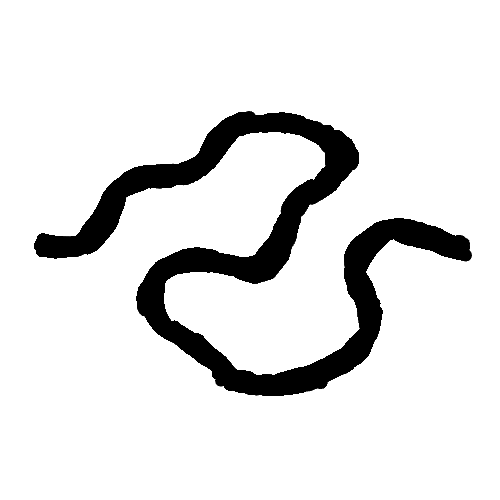
#> input picture ans/38ans.png, 500 x 500 px; the run also reads 1 picture not shown here
$ python score.py
#> lines starting #> are read from the running program, lines starting #| are printed output that depends on the picture; after the words box and inside, x2 and y2 are one past the last pixel; in counts of white or black regions, pixels touching at a corner belong together
#> in Score_calculation, image_ans is the input picture: shape (500, 500, 3); min 0, max 255, mean 227.8
from PIL import Image
import cv2
import numpy as np

width = 12  #可容許誤差寬度

def rgba_to_rgb(image_path, background_color=(255, 255, 255)):
    # 讀取圖片
#> called with image_path = 'uploaded_image.png', background_color = (255, 255, 255)
    img = cv2.imread(image_path, cv2.IMREAD_UNCHANGED)
    # 建立一張白色底的圖片，與原圖尺寸相同
    new_img = np.full((img.shape[0], img.shape[1], 3), background_color, dtype=np.uint8)
    # 將原圖的 RGB 通道與 Alpha 通道合併到新圖上
    alpha = img[:, :, 3]
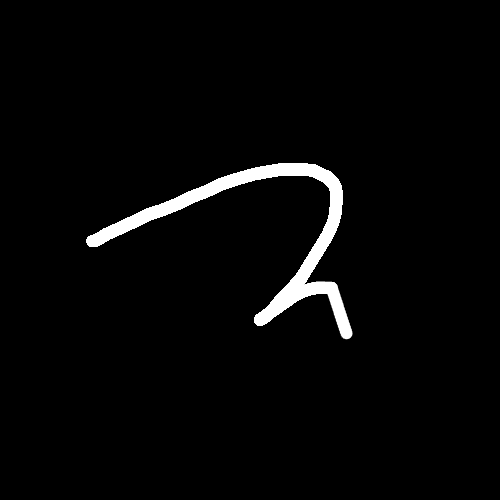
#> alpha: shape (500, 500); min 0, max 255, mean 6.9
    for c in range(3):
        new_img[:, :, c] = (1.0 - alpha / 255.0) * background_color[c] + (alpha / 255.0) * img[:, :, c]
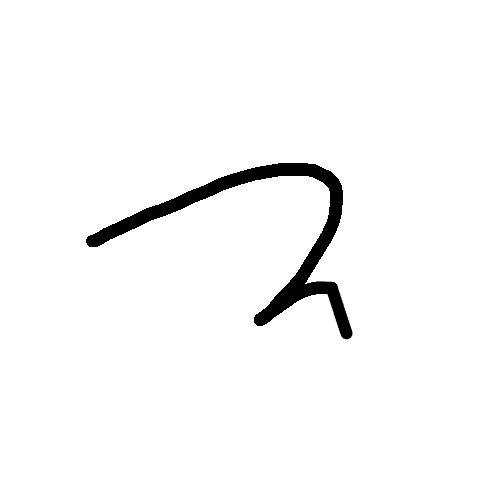
#> new_img: shape (500, 500, 3); min 0, max 255, mean 248.1

    return new_img


def Score_calculation(image_ans, image_user):
    image_ans = cv2.imread(image_ans)
    image_user = rgba_to_rgb(image_user)
    image_ans = cv2.cvtColor(image_ans, cv2.COLOR_BGR2GRAY)
#> image_ans: shape (500, 500)
    image_user = cv2.cvtColor(image_user, cv2.COLOR_BGR2GRAY)
    # 進行二值化處理
    _, image_ans = cv2.threshold(image_ans, 127, 255, cv2.THRESH_BINARY)
#> image_ans: shape (500, 500); 89.3% white; 1 black region, box (x1, y1, x2, y2) and area: (34, 111, 472, 396) 26744
    _, image_user = cv2.threshold(image_user, 127, 255, cv2.THRESH_BINARY)
#> image_user: shape (500, 500); 97.3% white; 1 black region, box (x1, y1, x2, y2) and area: (86, 163, 353, 339) 6752
    # 進行XOR操作(找出沒有與答案吻合的部分)
    xor_result = np.bitwise_xor(image_ans, image_user)
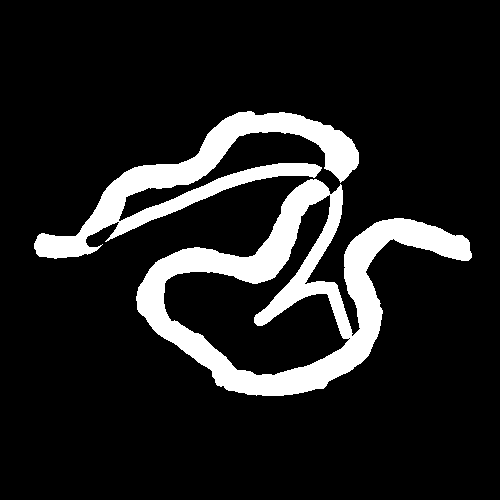
#> xor_result: shape (500, 500); 12.8% white; 2 white regions, box (x1, y1, x2, y2) and area: (136, 179, 472, 396) 20379, (34, 111, 359, 259) 11731
    # cv2.imwrite("xor_result.png", xor_result)
    # 與答案進行AND操作(只留下吻合的黑色軌跡,把做XOR改變的黑色背景變回白色,防止不吻合的部分與背景做 distance transform)
    and_result = np.bitwise_or(image_ans, xor_result)
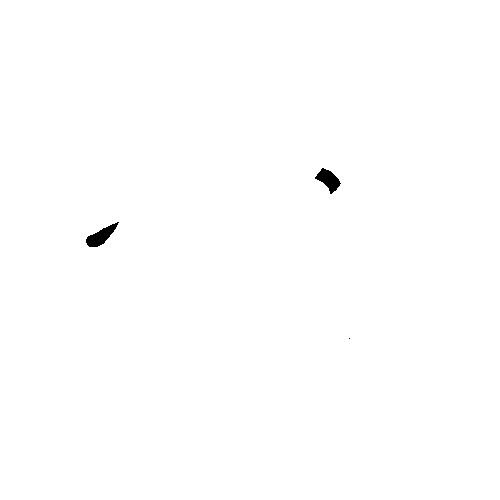
#> and_result: shape (500, 500); 99.7% white; 3 black regions (1 under 20 px), largest, box (x1, y1, x2, y2) and area: (86, 222, 119, 247) 360, (315, 168, 341, 194) 332
    # cv2.imwrite("and_result.png", and_result)
    # 找出黑色像素(與答案吻合的軌跡)、計算數量
    black_pixels = np.where(and_result == 0)
#> black_pixels = 693 positions, rows 168 to 338, columns 86 to 349
    black_pixel_count = len(black_pixels[0])
#> black_pixel_count = 693
    # 找出答案黑色像素(答案軌跡)、計算數量
    black_pixels_ans = np.where(image_ans == 0)
#> black_pixels_ans = 26744 positions, rows 111 to 395, columns 34 to 471
    black_pixel_count_ans = len(black_pixels_ans[0])
#> black_pixel_count_ans = 26744
    #計算吻合度(與答案吻合的軌跡/答案軌跡)
    similarity = black_pixel_count/black_pixel_count_ans
#> similarity = 0.0259

    # 計算與最近的吻合軌跡的距離
    distance_transform = cv2.distanceTransform(and_result, cv2.DIST_L2, 3)
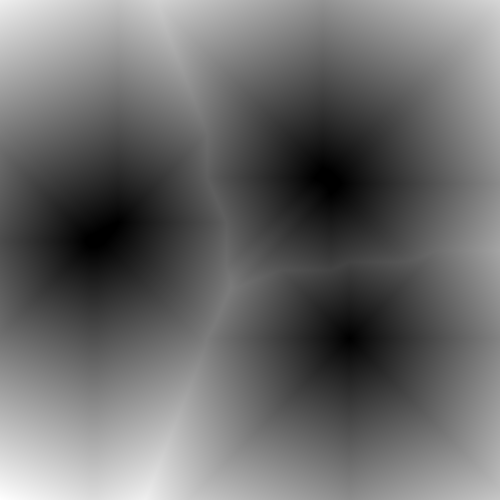
#> distance_transform: shape (500, 500) float32; min 0, max 278.5, mean 117.1; drawn with min black and max white
    # cv2.imwrite("dt_result.png", distance_transform)

    unmatched_pixel = np.where(xor_result == 255)    #找出所有不吻合像素
#> unmatched_pixel = 32110 positions, rows 111 to 395, columns 34 to 471
    score = 100     #滿分100
    if(similarity < 0.4):  # 吻合度<0.4,分數直接設為0分(色盲)
        score = 0

    for y, x in zip(unmatched_pixel[0], unmatched_pixel[1]):
        unmatched = distance_transform[y, x]
        if unmatched > width and unmatched <= width * 3:    # 超過容許寬度1-3倍,扣0.03分
            score -= 0.03
        elif unmatched > width * 3:    # 超過容許寬度3倍以上,扣0.08分
            score -= 0.08
#> this loop made 32110 passes
#> (y, x, unmatched, score) on passes 1 to 12: (111, 247, 92.28, -0.08), (111, 248, 91.33, -0.16), (111, 249, 90.37, -0.24), (111, 250, 89.96, -0.32), (111, 251, 89, -0.4), (112, 238, 100.5, -0.48), (112, 239, 99.51, -0.56), (112, 240, 98.55, -0.64), (112, 241, 97.6, -0.72), (112, 242, 96.64, -0.8), (112, 243, 95.69, -0.88), (112, 244, 94.73, -0.96)
#> (unmatched, score) on passes 61 to 66: (69.51, -4.88), (69.1, -4.96), (68.68, -5.04), (68.27, -5.12), (67.85, -5.2), (67.44, -5.28)
#> after the loop, score = -2094.2

    if score<0: # 分數最低為0分
        score = 0

    return score

# 1 放點圖答案路徑,2 使用者畫好上傳的圖片
print(Score_calculation("ans/38ans.png", "uploaded_image.png"))
